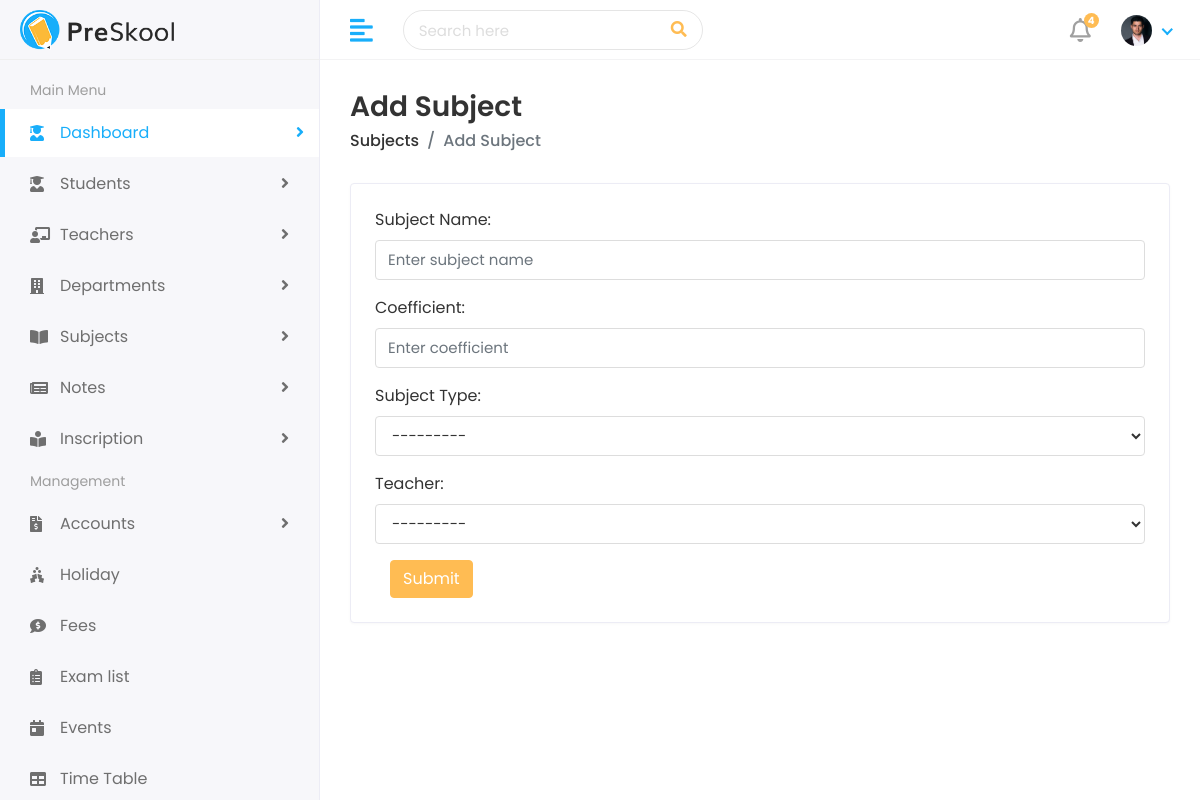
Before: /subject/create/ (signed in) with the older database file.
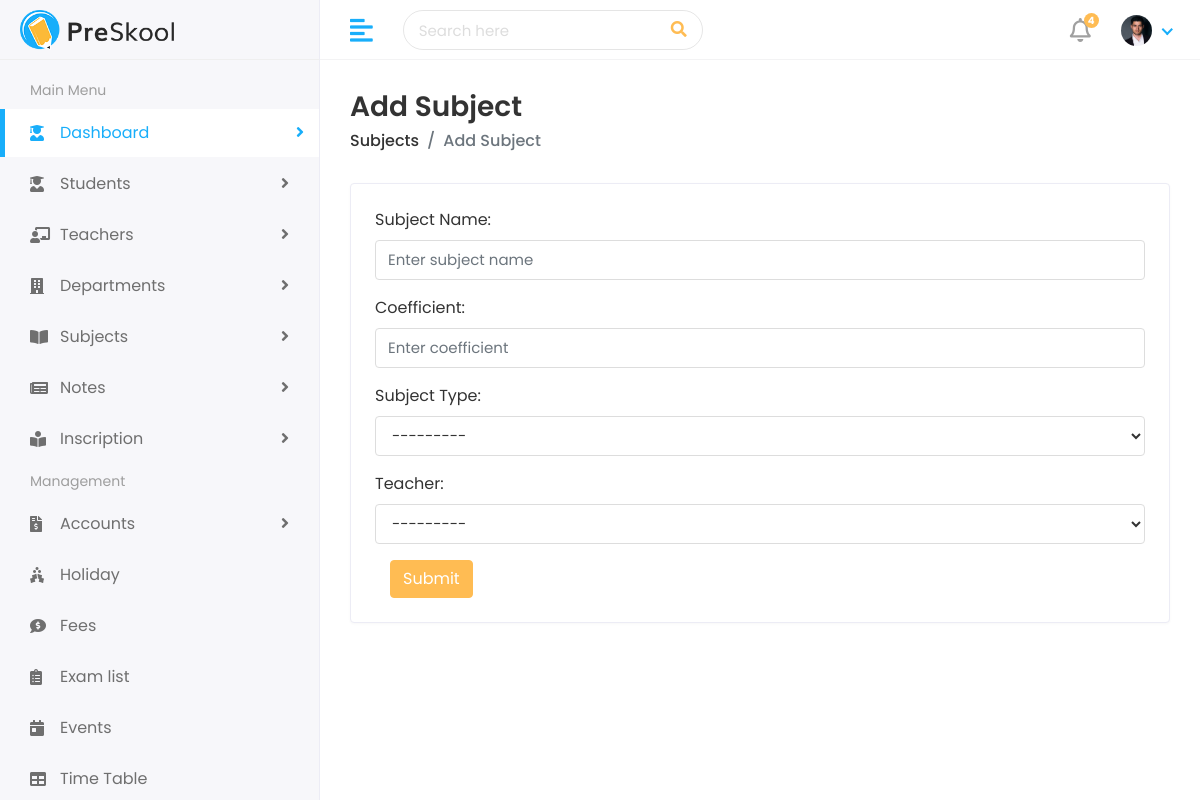
After: the same page with the newer database file.
### subjects/models.py (models this page shows)
class TbTypeSubject(models.Model):
    id_type_sub = models.AutoField(primary_key=True)
    name_type_sub = models.CharField(max_length=150)
    class Meta:
        db_table = 'tb_type_subject'
    def __str__(self):
        return self.name_type_sub

### subjects/views.py (the view)
# urls.py: path('subject/create/', subject_create,
@login_required
def subject_create(request):
    if request.method == 'POST':
        form = SubjectForm(request.POST)
        if form.is_valid():
            form.save()
            messages.success(request, 'Subject created successfully!')
            return redirect('subjects')
    else:
        form = SubjectForm()
    return render(request, 'subjects/add-subject.html', {'form': form, 'title': 'Add Subject'})

### subjects/forms.py
class SubjectForm(forms.ModelForm):
    class Meta:
        model = Subject
        fields = ['name_sub', 'coef_sub', 'id_type_sub', 'id_teacher']
        widgets = {
            'name_sub': forms.TextInput(attrs={'class': 'form-control', 'placeholder': 'Enter subject name'}),
            'coef_sub': forms.NumberInput(attrs={'class': 'form-control', 'step': '0.01', 'placeholder': 'Enter coefficient'}),
            'id_type_sub': forms.Select(attrs={'class': 'form-control'}),
            'id_teacher': forms.Select(attrs={'class': 'form-control'}),
        }
        labels = {
            'name_sub': 'Subject Name',
            'coef_sub': 'Coefficient',
            'id_type_sub': 'Subject Type',
            'id_teacher': 'Teacher',
        }

### school/context_processors.py (called while the page is built)
def notifications(request):
    if request.user.is_authenticated:
        unread_notification = request.user.notification_set.filter(
            is_read=False)
        unread_notification_count = unread_notification.count()
        return {'unread_notification': unread_notification,
                'unread_notification_count': unread_notification_count}
    return {}

### teachers/models.py (called while the page is built)
    def __str__(self):
        return f"{self.first_name} {self.last_name} ({self.teacher_id})"

### templates/subjects/add-subject.html (shortened to what this page needs)
{% extends 'Home/base.html' %}
{% load static %}
{% block body %}
<div class="page-wrapper">
    <div class="content container-fluid">
        <div class="page-header">
            <div class="row align-items-center">
                <div class="col">
                    <h3 class="page-title">Add Subject</h3>
                    <ul class="breadcrumb">
                        <li class="breadcrumb-item"><a href="{% url 'subjects' %}">Subjects</a></li>
                        <li class="breadcrumb-item active">Add Subject</li>
                    </ul>
                </div>
            </div>
        </div>
        <div class="row">
            <div class="col-sm-12">
                <div class="card">
                    <div class="card-body">
                        <form method="POST" enctype="multipart/form-data">
                            {{ form.as_p }}
                            <div class="col-12">
                                <button type="submit" class="btn btn-primary">Submit</button>
                            </div>
                        </form>
                    </div>
                </div>
            </div>
        </div>
    </div>
</div>
{% endblock %}

### templates/Home/base.html (shortened to what this page needs)
{% load static %}
<!DOCTYPE html>
<html lang="en">
<head>
   <link rel="stylesheet" href="{% static 'assets/plugins/bootstrap/css/bootstrap.min.css' %}">
   <link rel="stylesheet" href="{% static 'assets/plugins/fontawesome/css/fontawesome.min.css' %}">
   <link rel="stylesheet" href="{% static 'assets/plugins/fontawesome/css/all.min.css' %}">
   <link rel="stylesheet" href="{% static 'assets/css/style.css' %}">
</head>
<body>
   <div class="main-wrapper">
      <div class="header">
         <div class="header-left">
            <a href="index.html" class="logo">
               <img src="{% static 'assets/img/logo.png' %}" alt="Logo">
            </a>
         </div>
         <a href="javascript:void(0);" id="toggle_btn">
            <i class="fas fa-align-left"></i>
         </a>
         <div class="top-nav-search">
            <form>
               <input type="text" class="form-control" placeholder="Search here">
               <button class="btn" type="submit"><i class="fas fa-search"></i></button>
            </form>
         </div>
         <ul class="nav user-menu">
            <li class="nav-item dropdown noti-dropdown">
               <a href="#" class="dropdown-toggle nav-link" data-toggle="dropdown">
                  <i class="far fa-bell"></i>
                  {% if unread_notification_count > 0 %}
                  <span class="badge badge-pill">{{unread_notification_count}}</span>
                  {% endif %}
               </a>
            </li>
            <li class="nav-item dropdown has-arrow">
               <a href="#" class="dropdown-toggle nav-link" data-toggle="dropdown">
                  <span class="user-img"><img class="rounded-circle"
                        src="{% static 'assets/img/profiles/avatar-03.jpg' %}" width="31"
                        alt="{{user.username}}"></span>
               </a>
            </li>
         </ul>
      </div>
      <div class="sidebar" id="sidebar">
         <div class="sidebar-inner slimscroll">
            <div id="sidebar-menu" class="sidebar-menu">
               <ul>
                  <li class="menu-title">
                     <span>Main Menu</span>
                  </li>
                  <li class="submenu active">
                     <a href="#"><i class="fas fa-user-graduate"></i> <span> Dashboard</span> <span
                           class="menu-arrow"></span></a>
                  </li>
                  <li class="submenu">
                     <a href="#"><i class="fas fa-user-graduate"></i> <span> Students</span> <span
                           class="menu-arrow"></span></a>
                  </li>
                  <li class="submenu">
                     <a href="#"><i class="fas fa-chalkboard-teacher"></i> <span> Teachers</span> <span
                           class="menu-arrow"></span></a>
                  </li>
                  <li class="submenu">
                     <a href="#"><i class="fas fa-building"></i> <span> Departments</span> <span
                           class="menu-arrow"></span></a>
                  </li>
                  <li class="submenu">
                     <a href="#"><i class="fas fa-book-open "></i> <span> Subjects</span> <span
                           class="menu-arrow"></span></a>
                  </li>
                  <li class="submenu">
                     <a href="#"><i class="fas fa-newspaper"></i> <span> Notes</span> <span
                           class="menu-arrow"></span></a>
                  </li>
                  <li class="submenu">
                     <a href="#"><i class="fas fa-book-reader"></i> <span> Inscription</span> <span
                           class="menu-arrow"></span></a>
                  </li>
                  <li class="menu-title">
                     <span>Management</span>
                  </li>
                  <li class="submenu">
                     <a href="#"><i class="fas fa-file-invoice-dollar"></i> <span> Accounts</span> <span
                           class="menu-arrow"></span></a>
                  </li>
                  <li>
                     <a href="holiday.html"><i class="fas fa-holly-berry"></i> <span>Holiday</span></a>
                  </li>
                  <li>
                     <a href="fees.html"><i class="fas fa-comment-dollar"></i> <span>Fees</span></a>
                  </li>
                  <li>
                     <a href="exam.html"><i class="fas fa-clipboard-list"></i> <span>Exam list</span></a>
                  </li>
                  <li>
                     <a href="event.html"><i class="fas fa-calendar-day"></i> <span>Events</span></a>
                  </li>
                  <li>
                     <a href="time-table.html"><i class="fas fa-table"></i> <span>Time Table</span></a>
                  </li>
               </ul>
            </div>
         </div>
      </div>
      {% block body %}
      {% endblock %}
   </div>
</body>
</html>

Changed rows visible on the page:
added TbTypeSubject: id_type_sub "---------"
Other visible differences:
form field id_type_sub: "---------" → (not shown)
